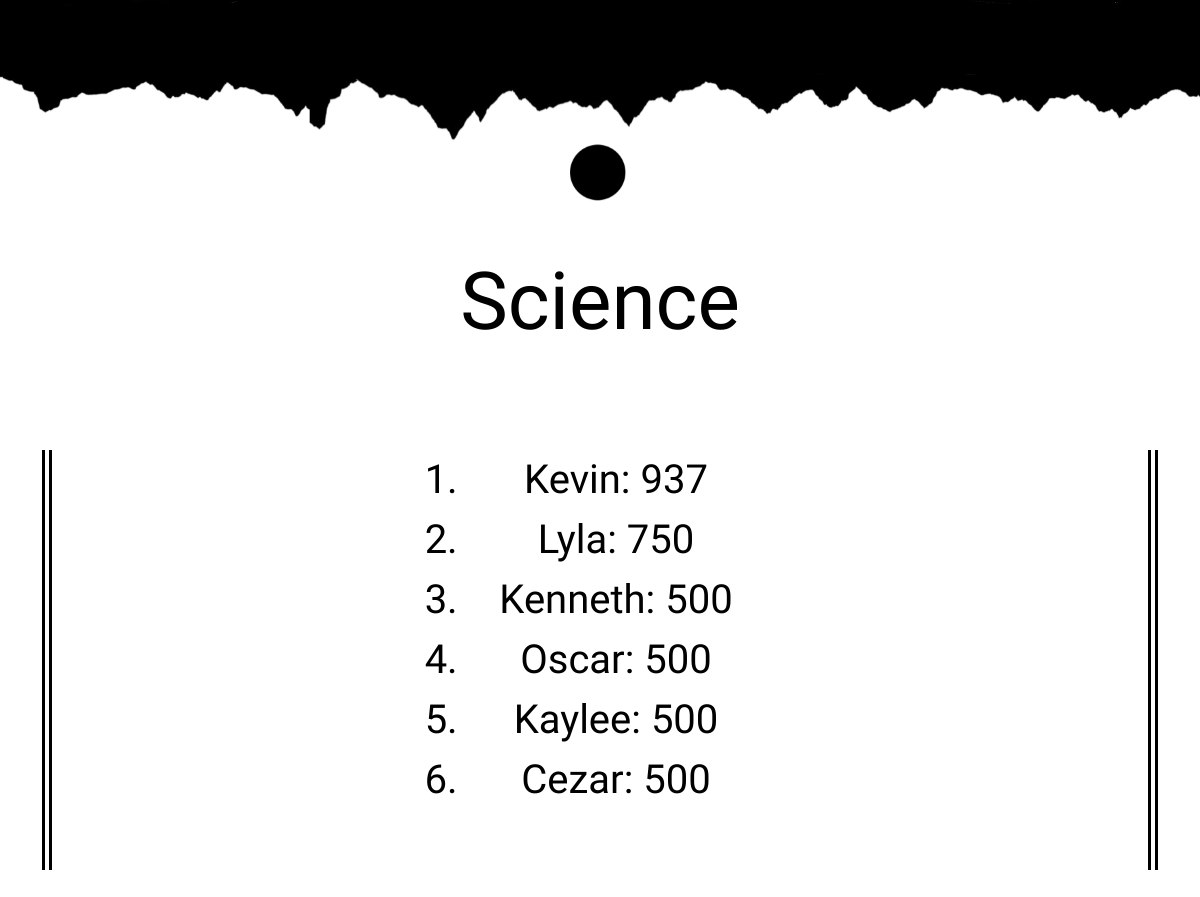
Before: /subjects/science with the older database file.
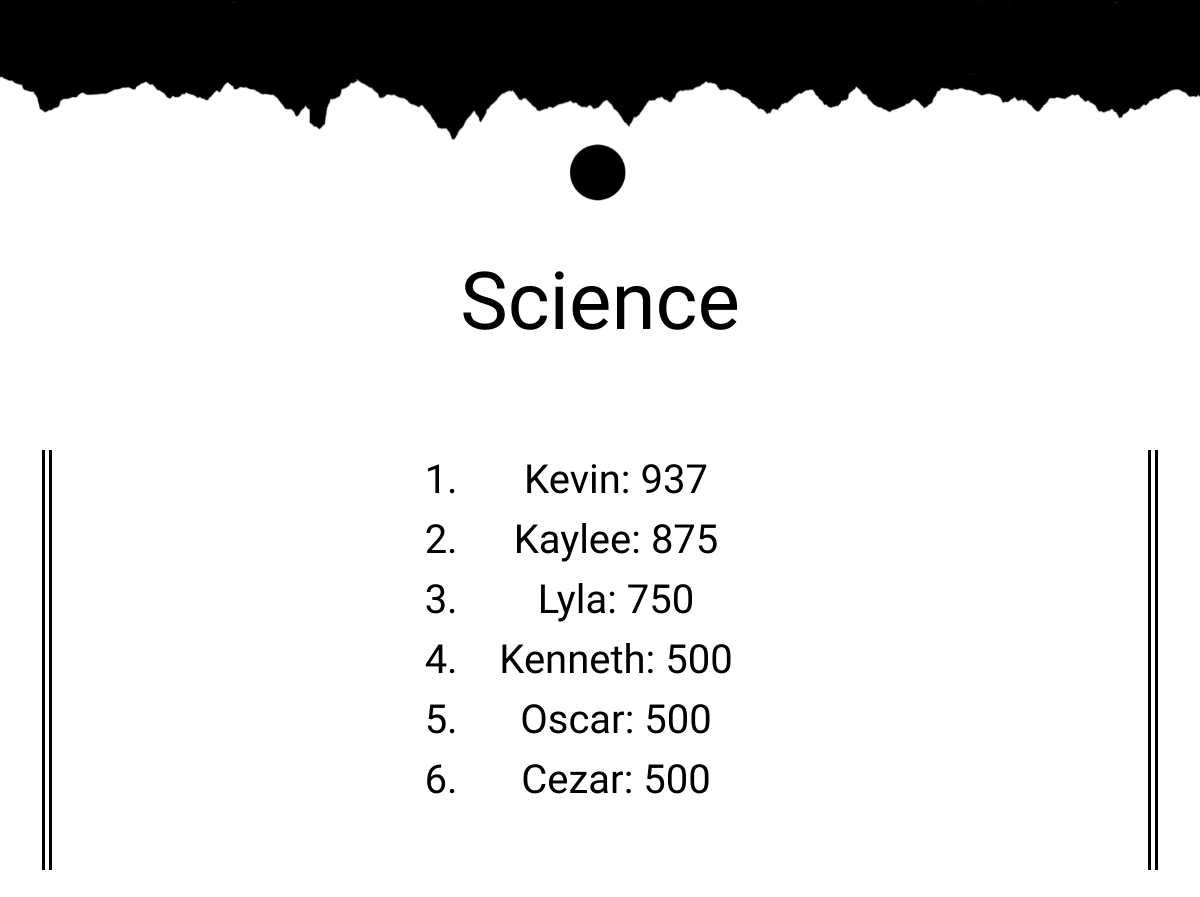
After: the same page with the newer database file.
### rankings/models.py (models this page shows, shortened)
class Student(models.Model):
    name = models.CharField(max_length=64, default = 'name')
    full_name = models.CharField(max_length=64, default = 'Full_name')
    gpa = models.CharField(default="Honors", choices=(("Honors","Honors"), ("Scholastic","Scholastic"),("Varsity","Varsity")), max_length= 64)
    ss = models.IntegerField(default=500)
    lit = models.IntegerField(default=500)
    econ = models.IntegerField(default=500)
    math = models.IntegerField(default=500)
    science = models.IntegerField(default=500)
    music = models.IntegerField(default=500)
    art = models.IntegerField(default=500)

### rankings/views.py (the view)
# urls.py: path('subjects/<str:subject>', views.subjects,name="subjects"),
def subjects(request,subject):
    titles = {"ss":"Social Science", "math":"Mathematics","science":"Science","art":"Art","econ":"Economics","music":"Music","lit":"Literature"}
    students = sorted(Student.objects.all(),key=lambda x:getattr(x,subject), reverse=True)
    for student in students:
        student.dynamic_subject = getattr(student, subject)
    return render(request,"layout.html",{
        "overall":students,
        "subject":subject,
        "title":titles[subject]
    })

### rankings/templates/layout.html (shortened to what this page needs)
{% load static %}
<!DOCTYPE html>
<html lang="en">
<head>
    <link rel="stylesheet" href = "{% static 'styles.css'%}">
    <link href="https://cdn.jsdelivr.net/npm/bootstrap@5.0.2/dist/css/bootstrap.min.css" rel="stylesheet">
</head>
<body>
    <div class ="subtitle top">
        <img class = "sun"src="{% static 'images/subjectbackground.png' %}" alt="sun">
    </div>
    <div class= "container">
        <h2 id = "heading3" class = 'in'>{{title}}</h2>
        <div id = "overallcontainer">
            <ol id = "overall">
                {% for over in overall %}
                <li class="overname bottom" data-name = "{{over.name}}" data-counter="0" data-overall="{{over.dynamic_subject}}"></li>
            {%endfor%}
        </ol>
        </div>
    </div>
</body>
</html>

Changed rows visible on the page:
changed Student (number 2 of 6 on the later page): moves up the list
Other visible differences:
text written by a page script: "Kaylee: 500" → "Kaylee: 875"
